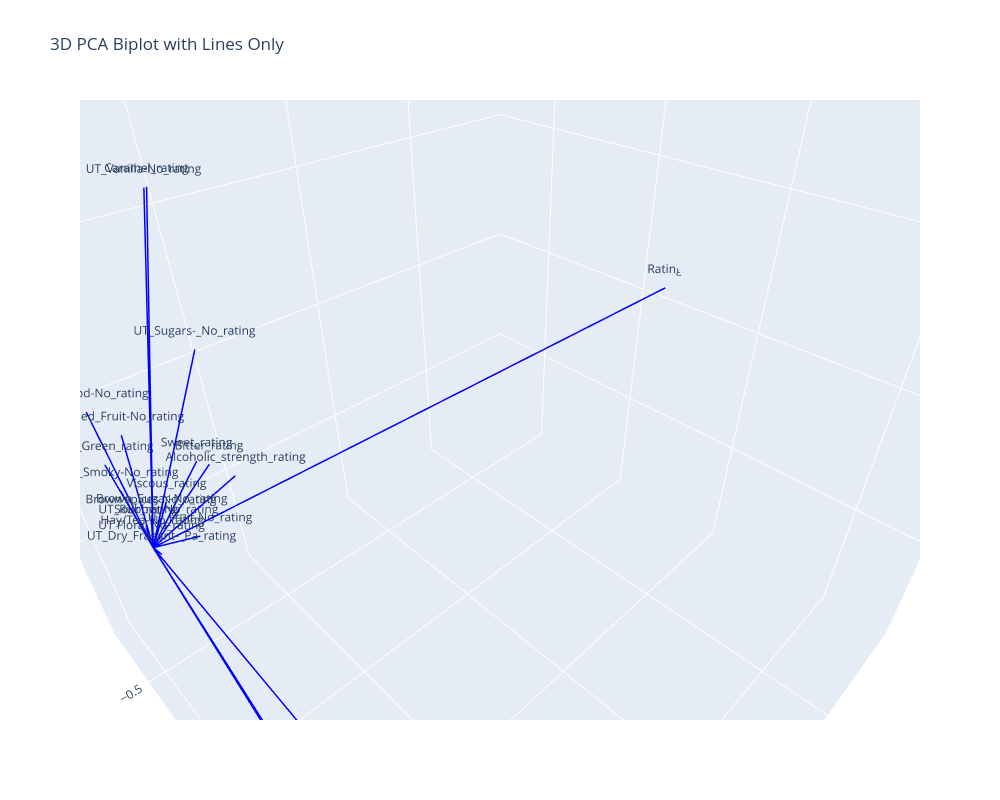

Here is the notebook cell this chart was saved with:
### Code cell
import pandas as pd
import numpy as np
from sklearn.decomposition import PCA
import plotly.graph_objects as go

# Step 1: Load Data
# Replace with the actual dataset path
data = pd.read_csv(r"D:\CRG\Diageo\biplot_data.csv")

# Step 2: Summarize Data
# Group by Cluster and Name, average the flavors
summary_data = data.groupby(['Cluster', 'Name']).mean().reset_index()

# Step 3: Perform PCA
flavor_columns = summary_data.columns[2:]  # Flavor columns after 'Cluster' and 'Name'
pca = PCA(n_components=3)
pca_result = pca.fit_transform(summary_data[flavor_columns])

# Add PCA results to the dataframe
summary_data['PC1'] = pca_result[:, 0]
summary_data['PC2'] = pca_result[:, 1]
summary_data['PC3'] = pca_result[:, 2]

# Step 4: Calculate Component Directions (Lines)
# Directions for the feature vectors
loadings = pca.components_.T  # Shape: (n_features, n_components)
scaling_factor = 2  # Length of the lines

# Step 5: 3D Biplot with Lines Only
fig = go.Figure()

# Add PCA vector lines (features/flavors)
for i, column in enumerate(flavor_columns):
    fig.add_trace(go.Scatter3d(
        x=[0, loadings[i, 0] * scaling_factor],  # Start at origin, end at scaled PCA component
        y=[0, loadings[i, 1] * scaling_factor],
        z=[0, loadings[i, 2] * scaling_factor],
        mode='lines+text',  # Lines and feature names
        line=dict(color='blue', width=3),
        text=[None, column],  # Display flavor name at line end
        textposition='top center',
        name=column
    ))

# Increase plot size for better clarity
fig.update_layout(
    title="3D PCA Biplot with Lines Only",
    scene=dict(
        xaxis_title="Principal Component 1",
        yaxis_title="Principal Component 2",
        zaxis_title="Principal Component 3",
        aspectmode='manual',  # Control the aspect ratio
        aspectratio=dict(x=2, y=2, z=2),  # Adjust for a more spread-out plot
    ),
    width=1000,  # Increase width of the plot
    height=800,  # Increase height of the plot
    showlegend=False  # Hide legend for simplicity
)

fig.show()

### Figure 1 — Plotly figure (JSON) as saved in the notebook; plotly's stock layout.template omitted (floating-point values rounded to 4 significant figures)
{"data": [{"line": {"color": "blue", "width": 3}, "mode": "lines+text", "name": "Rating", "text": [null, "Rating"], "textposition": "top center", "type": "scatter3d", "x": [0, -1.919], "y": [0, 0.135], "z": [0, 0.0694]}, {"line": {"color": "blue", "width": 3}, "mode": "lines+text", "name": "UT_Fruit-No_rating", "text": [null, "UT_Fruit-No_rating"], "textposition": "top center", "type": "scatter3d", "x": [0, -0.1937], "y": [0, -0.2898], "z": [0, -0.2897]}, {"line": {"color": "blue", "width": 3}, "mode": "lines+text", "name": "Esters-No_rating", "text": [null, "Esters-No_rating"], "textposition": "top center", "type": "scatter3d", "x": [0, -0.006928], "y": [0, 0.5395], "z": [0, -0.4012]}, {"line": {"color": "blue", "width": 3}, "mode": "lines+text", "name": "_Dried_Fruit-No_rating", "text": [null, "_Dried_Fruit-No_rating"], "textposition": "top center", "type": "scatter3d", "x": [0, -0.1214], "y": [0, -0.4575], "z": [0, 0.02867]}, {"line": {"color": "blue", "width": 3}, "mode": "lines+text", "name": "Brown spices No_rating", "text": [null, "Brown spices No_rating"], "textposition": "top center", "type": "scatter3d", "x": [0, -0.02187], "y": [0, -0.01494], "z": [0, 0.06964]}, {"line": {"color": "blue", "width": 3}, "mode": "lines+text", "name": "UT_Vanilla-No_rating", "text": [null, "UT_Vanilla-No_rating"], "textposition": "top center", "type": "scatter3d", "x": [0, -0.03164], "y": [0, 0.5072], "z": [0, 0.9541]}, {"line": {"color": "blue", "width": 3}, "mode": "lines+text", "name": "UT_Wood-No_rating", "text": [null, "UT_Wood-No_rating"], "textposition": "top center", "type": "scatter3d", "x": [0, -0.1731], "y": [0, 0.3709], "z": [0, -0.7349]}, {"line": {"color": "blue", "width": 3}, "mode": "lines+text", "name": "New_Wood-No_rating", "text": [null, "New_Wood-No_rating"], "textposition": "top center", "type": "scatter3d", "x": [0, -0.02558], "y": [0, 1.184], "z": [0, -0.8873]}, {"line": {"color": "blue", "width": 3}, "mode": "lines+text", "name": "Aged_Wood-No_rating", "text": [null, "Aged_Wood-No_rating"], "textposition": "top center", "type": "scatter3d", "x": [0, -0.113], "y": [0, -0.7387], "z": [0, -0.02586]}, {"line": {"color": "blue", "width": 3}, "mode": "lines+text", "name": "UT_Smoky-No_rating", "text": [null, "UT_Smoky-No_rating"], "textposition": "top center", "type": "scatter3d", "x": [0, -0.0472], "y": [0, -0.3513], "z": [0, -0.06483]}, {"line": {"color": "blue", "width": 3}, "mode": "lines+text", "name": "UT_Rubber-No_rating", "text": [null, "UT_Rubber-No_rating"], "textposition": "top center", "type": "scatter3d", "x": [0, -0.1471], "y": [0, -0.5308], "z": [0, -0.3859]}, {"line": {"color": "blue", "width": 3}, "mode": "lines+text", "name": "UT_Sugars-_No_rating", "text": [null, "UT_Sugars-_No_rating"], "textposition": "top center", "type": "scatter3d", "x": [0, -0.08786], "y": [0, 0.3731], "z": [0, 0.6467]}, {"line": {"color": "blue", "width": 3}, "mode": "lines+text", "name": "Caramel_rating", "text": [null, "Caramel_rating"], "textposition": "top center", "type": "scatter3d", "x": [0, -0.0296], "y": [0, 0.5231], "z": [0, 0.9593]}, {"line": {"color": "blue", "width": 3}, "mode": "lines+text", "name": "Brown_Sugar-No_rating", "text": [null, "Brown_Sugar-No_rating"], "textposition": "top center", "type": "scatter3d", "x": [0, -0.05736], "y": [0, -0.06687], "z": [0, 0.01569]}, {"line": {"color": "blue", "width": 3}, "mode": "lines+text", "name": "UT Floral No_rating", "text": [null, "UT Floral No_rating"], "textposition": "top center", "type": "scatter3d", "x": [0, -0.0004684], "y": [0, -0.001793], "z": [0, 0.01028]}, {"line": {"color": "blue", "width": 3}, "mode": "lines+text", "name": "UT__Green_rating", "text": [null, "UT__Green_rating"], "textposition": "top center", "type": "scatter3d", "x": [0, -0.04335], "y": [0, -0.3991], "z": [0, 0.0004213]}, {"line": {"color": "blue", "width": 3}, "mode": "lines+text", "name": "Hay/Tea-No_rating", "text": [null, "Hay/Tea-No_rating"], "textposition": "top center", "type": "scatter3d", "x": [0, -0.003914], "y": [0, 0.004454], "z": [0, 0.02866]}, {"line": {"color": "blue", "width": 3}, "mode": "lines+text", "name": "UT_Dry_Fragant-_Pa_rating", "text": [null, "UT_Dry_Fragant-_Pa_rating"], "textposition": "top center", "type": "scatter3d", "x": [0, -0.005599], "y": [0, 0.03273], "z": [0, -0.003561]}, {"line": {"color": "blue", "width": 3}, "mode": "lines+text", "name": "Sweet_rating", "text": [null, "Sweet_rating"], "textposition": "top center", "type": "scatter3d", "x": [0, -0.1893], "y": [0, -0.1076], "z": [0, 0.0935]}, {"line": {"color": "blue", "width": 3}, "mode": "lines+text", "name": "Bitter_rating", "text": [null, "Bitter_rating"], "textposition": "top center", "type": "scatter3d", "x": [0, -0.2444], "y": [0, -0.1881], "z": [0, 0.007666]}, {"line": {"color": "blue", "width": 3}, "mode": "lines+text", "name": "Sour_rating", "text": [null, "Sour_rating"], "textposition": "top center", "type": "scatter3d", "x": [0, -0.01351], "y": [0, -0.06063], "z": [0, 0.01348]}, {"line": {"color": "blue", "width": 3}, "mode": "lines+text", "name": "Alcoholic_strength_rating", "text": [null, "Alcoholic_strength_rating"], "textposition": "top center", "type": "scatter3d", "x": [0, -0.2863], "y": [0, -0.1362], "z": [0, -0.02573]}, {"line": {"color": "blue", "width": 3}, "mode": "lines+text", "name": "Viscous_rating", "text": [null, "Viscous_rating"], "textposition": "top center", "type": "scatter3d", "x": [0, -0.07556], "y": [0, -0.05641], "z": [0, 0.0601]}], "layout": {"height": 800, "scene": {"aspectmode": "manual", "aspectratio": {"x": 2, "y": 2, "z": 2}, "xaxis": {"title": {"text": "Principal Component 1"}}, "yaxis": {"title": {"text": "Principal Component 2"}}, "zaxis": {"title": {"text": "Principal Component 3"}}}, "showlegend": false, "title": {"text": "3D PCA Biplot with Lines Only"}, "width": 1000}}
